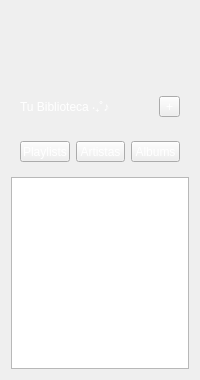
      <widget class="QFrame" name="verticalFrame">
       <property name="minimumSize">
        <size>
         <width>200</width>
         <height>0</height>
        </size>
       </property>
       <property name="maximumSize">
        <size>
         <width>200</width>
         <height>16777215</height>
        </size>
       </property>
       <property name="styleSheet">
        <string notr="true">color: rgb(255, 255, 255);</string>
       </property>
       <layout class="QVBoxLayout" name="verticalLayout">
        <item alignment="Qt::AlignmentFlag::AlignHCenter">
         <widget class="QLabel" name="label_5">
          <property name="minimumSize">
           <size>
            <width>200</width>
            <height>70</height>
           </size>
          </property>
          <property name="maximumSize">
           <size>
            <width>200</width>
            <height>70</height>
           </size>
          </property>
          <property name="styleSheet">
           <string notr="true"/>
          </property>
          <property name="text">
           <string/>
          </property>
         </widget>
        </item>
        <item alignment="Qt::AlignmentFlag::AlignTop">
         <widget class="QWidget" name="horizontalWidget" native="true">
          <layout class="QHBoxLayout" name="horizontalLayout_5">
           <item alignment="Qt::AlignmentFlag::AlignLeft">
            <widget class="QLabel" name="label_4">
             <property name="minimumSize">
              <size>
               <width>180</width>
               <height>0</height>
              </size>
             </property>
             <property name="styleSheet">
              <string notr="true">color: rgb(255, 255, 255);
</string>
             </property>
             <property name="text">
              <string>Tu Biblioteca ‧₊˚♪ </string>
             </property>
            </widget>
           </item>
           <item alignment="Qt::AlignmentFlag::AlignRight">
            <widget class="QToolButton" name="toolButton_Playlist">
             <property name="styleSheet">
              <string notr="true">font: 15pt &quot;Segoe UI&quot;;

</string>
             </property>
             <property name="text">
              <string>+</string>
             </property>
            </widget>
           </item>
          </layout>
         </widget>
        </item>
        <item alignment="Qt::AlignmentFlag::AlignTop">
         <widget class="QWidget" name="horizontalWidget" native="true">
          <layout class="QHBoxLayout" name="horizontalLayout_6">
           <item>
            <widget class="QToolButton" name="toolButton">
             <property name="styleSheet">
              <string notr="true"/>
             </property>
             <property name="text">
              <string>Playlists</string>
             </property>
            </widget>
           </item>
           <item>
            <widget class="QToolButton" name="toolButton_2">
             <property name="styleSheet">
              <string notr="true"/>
             </property>
             <property name="text">
              <string>Artistas</string>
             </property>
            </widget>
           </item>
           <item>
            <widget class="QToolButton" name="toolButton_4">
             <property name="styleSheet">
              <string notr="true"/>
             </property>
             <property name="text">
              <string>Albums</string>
             </property>
            </widget>
           </item>
          </layout>
         </widget>
        </item>
        <item alignment="Qt::AlignmentFlag::AlignLeft">
         <widget class="QListWidget" name="listWidget">
          <property name="contextMenuPolicy">
           <enum>Qt::ContextMenuPolicy::DefaultContextMenu</enum>
          </property>
          <property name="acceptDrops">
           <bool>false</bool>
          </property>
          <property name="layoutDirection">
           <enum>Qt::LayoutDirection::RightToLeft</enum>
          </property>
          <property name="autoFillBackground">
           <bool>true</bool>
          </property>
          <property name="inputMethodHints">
           <set>Qt::InputMethodHint::ImhNone</set>
          </property>
          <property name="selectionBehavior">
           <enum>QAbstractItemView::SelectionBehavior::SelectRows</enum>
          </property>
          <property name="iconSize">
           <size>
            <width>20</width>
            <height>20</height>
           </size>
          </property>
          <property name="flow">
           <enum>QListView::Flow::TopToBottom</enum>
          </property>
          <property name="isWrapping" stdset="0">
           <bool>false</bool>
          </property>
          <property name="resizeMode">
           <enum>QListView::ResizeMode::Fixed</enum>
          </property>
          <property name="layoutMode">
           <enum>QListView::LayoutMode::SinglePass</enum>
          </property>
          <property name="spacing">
           <number>10</number>
          </property>
          <property name="gridSize">
           <size>
            <width>0</width>
            <height>30</height>
           </size>
          </property>
          <property name="viewMode">
           <enum>QListView::ViewMode::ListMode</enum>
          </property>
          <property name="modelColumn">
           <number>0</number>
          </property>
          <property name="uniformItemSizes">
           <bool>true</bool>
          </property>
          <property name="batchSize">
           <number>2</number>
          </property>
          <property name="selectionRectVisible">
           <bool>false</bool>
          </property>
          <property name="currentRow">
           <number>-1</number>
          </property>
          <property name="sortingEnabled">
           <bool>false</bool>
          </property>
         </widget>
        </item>
       </layout>
      </widget>
